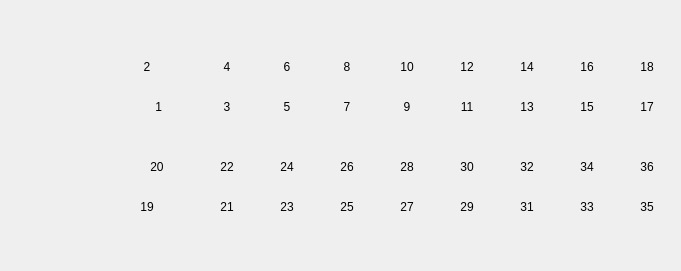
     <widget class="QWidget" name="widget" native="true">
      <property name="geometry">
       <rect>
        <x>10</x>
        <y>190</y>
        <width>681</width>
        <height>271</height>
       </rect>
      </property>
      <property name="styleSheet">
       <string notr="true">image: url(:/recursos/autobusmarco.png);</string>
      </property>
      <widget class="QPushButton" name="pushButton_61">
       <property name="geometry">
        <rect>
         <x>450</x>
         <y>190</y>
         <width>34</width>
         <height>34</height>
        </rect>
       </property>
       <property name="styleSheet">
        <string notr="true">QPushButton {
    image: url(:/recursos/asiento.svg);
    qproperty-iconSize: 64px 64px;
    border: none;
    background: transparent;
}
QPushButton:hover {
    image: url(:/recursos/asientocursor.svg);
}
QPushButton:pressed {
    image: url(:/recursos/asientoseleccionado.svg);
}
QPushButton:checked {
    image: url(:/recursos/asientoseleccionado.svg);
}
self.boton.setDisabled(True)
QPushButton:disabled {
    image: url(:/recursos/asientoocupado.svg);
}</string>
       </property>
       <property name="text">
        <string>29</string>
       </property>
       <property name="checkable">
        <bool>true</bool>
       </property>
      </widget>
      <widget class="QPushButton" name="pushButton_26">
       <property name="geometry">
        <rect>
         <x>270</x>
         <y>190</y>
         <width>34</width>
         <height>34</height>
        </rect>
       </property>
       <property name="styleSheet">
        <string notr="true">QPushButton {
    image: url(:/recursos/asiento.svg);
    qproperty-iconSize: 64px 64px;
    border: none;
    background: transparent;
}
QPushButton:hover {
    image: url(:/recursos/asientocursor.svg);
}
QPushButton:pressed {
    image: url(:/recursos/asientoseleccionado.svg);
}
QPushButton:checked {
    image: url(:/recursos/asientoseleccionado.svg);
}
self.boton.setDisabled(True)
QPushButton:disabled {
    image: url(:/recursos/asientoocupado.svg);
}</string>
       </property>
       <property name="text">
        <string>23</string>
       </property>
       <property name="checkable">
        <bool>true</bool>
       </property>
      </widget>
      <widget class="QPushButton" name="pushButton_28">
       <property name="geometry">
        <rect>
         <x>450</x>
         <y>150</y>
         <width>34</width>
         <height>34</height>
        </rect>
       </property>
       <property name="styleSheet">
        <string notr="true">QPushButton {
    image: url(:/recursos/asiento.svg);
    qproperty-iconSize: 64px 64px;
    border: none;
    background: transparent;
}
QPushButton:hover {
    image: url(:/recursos/asientocursor.svg);
}
QPushButton:pressed {
    image: url(:/recursos/asientoseleccionado.svg);
}
QPushButton:checked {
    image: url(:/recursos/asientoseleccionado.svg);
}
self.boton.setDisabled(True)
QPushButton:disabled {
    image: url(:/recursos/asientoocupado.svg);
}</string>
       </property>
       <property name="text">
        <string>30</string>
       </property>
       <property name="checkable">
        <bool>true</bool>
       </property>
      </widget>
      <widget class="QPushButton" name="pushButton_30">
       <property name="geometry">
        <rect>
         <x>390</x>
         <y>150</y>
         <width>34</width>
         <height>34</height>
        </rect>
       </property>
       <property name="styleSheet">
        <string notr="true">QPushButton {
    image: url(:/recursos/asiento.svg);
    qproperty-iconSize: 64px 64px;
    border: none;
    background: transparent;
}
QPushButton:hover {
    image: url(:/recursos/asientocursor.svg);
}
QPushButton:pressed {
    image: url(:/recursos/asientoseleccionado.svg);
}
QPushButton:checked {
    image: url(:/recursos/asientoseleccionado.svg);
}
self.boton.setDisabled(True)
QPushButton:disabled {
    image: url(:/recursos/asientoocupado.svg);
}</string>
       </property>
       <property name="text">
        <string>28</string>
       </property>
       <property name="checkable">
        <bool>true</bool>
       </property>
      </widget>
      <widget class="QPushButton" name="pushButton_23">
       <property name="geometry">
        <rect>
         <x>270</x>
         <y>150</y>
         <width>34</width>
         <height>34</height>
        </rect>
       </property>
       <property name="styleSheet">
        <string notr="true">QPushButton {
    image: url(:/recursos/asiento.svg);
    qproperty-iconSize: 64px 64px;
    border: none;
    background: transparent;
}
QPushButton:hover {
    image: url(:/recursos/asientocursor.svg);
}
QPushButton:pressed {
    image: url(:/recursos/asientoseleccionado.svg);
}
QPushButton:checked {
    image: url(:/recursos/asientoseleccionado.svg);
}
self.boton.setDisabled(True)
QPushButton:disabled {
    image: url(:/recursos/asientoocupado.svg);
}</string>
       </property>
       <property name="text">
        <string>24</string>
       </property>
       <property name="checkable">
        <bool>true</bool>
       </property>
      </widget>
      <widget class="QPushButton" name="pushButton_16">
       <property name="geometry">
        <rect>
         <x>570</x>
         <y>50</y>
         <width>34</width>
         <height>34</height>
        </rect>
       </property>
       <property name="styleSheet">
        <string notr="true">QPushButton {
    image: url(:/recursos/asiento.svg);
    qproperty-iconSize: 64px 64px;
    border: none;
    background: transparent;
}
QPushButton:hover {
    image: url(:/recursos/asientocursor.svg);
}
QPushButton:pressed {
    image: url(:/recursos/asientoseleccionado.svg);
}
QPushButton:checked {
    image: url(:/recursos/asientoseleccionado.svg);
}
self.boton.setDisabled(True)
QPushButton:disabled {
    image: url(:/recursos/asientoocupado.svg);
}</string>
       </property>
       <property name="text">
        <string>16</string>
       </property>
       <property name="checkable">
        <bool>true</bool>
       </property>
      </widget>
      <widget class="QPushButton" name="pushButton_74">
       <property name="geometry">
        <rect>
         <x>130</x>
         <y>90</y>
         <width>34</width>
         <height>34</height>
        </rect>
       </property>
       <property name="styleSheet">
        <string notr="true">QPushButton {
    image: url(:/recursos/asientoespecial.svg);
    qproperty-iconSize: 64px 64px;
    border: none;
    background: transparent;
}
QPushButton:hover {
    image: url(:/recursos/asientoespecialcursor.svg);
}
QPushButton:pressed {
    image: url(:/recursos/asientoespecialseleccionado.svg);
}
QPushButton:checked {
    image: url(:/recursos/asientoespecialseleccionado.svg);
}
self.boton.setDisabled(True)
QPushButton:disabled {
    image: url(:/recursos/asientoocupado.svg);
}</string>
       </property>
       <property name="text">
        <string>       1</string>
       </property>
       <property name="checkable">
        <bool>true</bool>
       </property>
      </widget>
      <widget class="QPushButton" name="pushButton_8">
       <property name="geometry">
        <rect>
         <x>330</x>
         <y>50</y>
         <width>34</width>
         <height>34</height>
        </rect>
       </property>
       <property name="styleSheet">
        <string notr="true">QPushButton {
    image: url(:/recursos/asiento.svg);
    qproperty-iconSize: 64px 64px;
    border: none;
    background: transparent;
}
QPushButton:hover {
    image: url(:/recursos/asientocursor.svg);
}
QPushButton:pressed {
    image: url(:/recursos/asientoseleccionado.svg);
}
QPushButton:checked {
    image: url(:/recursos/asientoseleccionado.svg);
}
self.boton.setDisabled(True)
QPushButton:disabled {
    image: url(:/recursos/asientoocupado.svg);
}</string>
       </property>
       <property name="text">
        <string>8</string>
       </property>
       <property name="checkable">
        <bool>true</bool>
       </property>
      </widget>
      <widget class="QPushButton" name="pushButton_63">
       <property name="geometry">
        <rect>
         <x>390</x>
         <y>190</y>
         <width>34</width>
         <height>34</height>
        </rect>
       </property>
       <property name="styleSheet">
        <string notr="true">QPushButton {
    image: url(:/recursos/asiento.svg);
    qproperty-iconSize: 64px 64px;
    border: none;
    background: transparent;
}
QPushButton:hover {
    image: url(:/recursos/asientocursor.svg);
}
QPushButton:pressed {
    image: url(:/recursos/asientoseleccionado.svg);
}
QPushButton:checked {
    image: url(:/recursos/asientoseleccionado.svg);
}
self.boton.setDisabled(True)
QPushButton:disabled {
    image: url(:/recursos/asientoocupado.svg);
}</string>
       </property>
       <property name="text">
        <string>27</string>
       </property>
       <property name="checkable">
        <bool>true</bool>
       </property>
      </widget>
      <widget class="QPushButton" name="pushButton_70">
       <property name="geometry">
        <rect>
         <x>630</x>
         <y>150</y>
         <width>34</width>
         <height>34</height>
        </rect>
       </property>
       <property name="styleSheet">
        <string notr="true">QPushButton {
    image: url(:/recursos/asiento.svg);
    qproperty-iconSize: 64px 64px;
    border: none;
    background: transparent;
}
QPushButton:hover {
    image: url(:/recursos/asientocursor.svg);
}
QPushButton:pressed {
    image: url(:/recursos/asientoseleccionado.svg);
}
QPushButton:checked {
    image: url(:/recursos/asientoseleccionado.svg);
}
self.boton.setDisabled(True)
QPushButton:disabled {
    image: url(:/recursos/asientoocupado.svg);
}</string>
       </property>
       <property name="text">
        <string>36</string>
       </property>
       <property name="checkable">
        <bool>true</bool>
       </property>
      </widget>
      <widget class="QPushButton" name="pushButton_66">
       <property name="geometry">
        <rect>
         <x>330</x>
         <y>190</y>
         <width>34</width>
         <height>34</height>
        </rect>
       </property>
       <property name="styleSheet">
        <string notr="true">QPushButton {
    image: url(:/recursos/asiento.svg);
    qproperty-iconSize: 64px 64px;
    border: none;
    background: transparent;
}
QPushButton:hover {
    image: url(:/recursos/asientocursor.svg);
}
QPushButton:pressed {
    image: url(:/recursos/asientoseleccionado.svg);
}
QPushButton:checked {
    image: url(:/recursos/asientoseleccionado.svg);
}
self.boton.setDisabled(True)
QPushButton:disabled {
    image: url(:/recursos/asientoocupado.svg);
}</string>
       </property>
       <property name="text">
        <string>25</string>
       </property>
       <property name="checkable">
        <bool>true</bool>
       </property>
      </widget>
      <widget class="QPushButton" name="pushButton_65">
       <property name="geometry">
        <rect>
         <x>510</x>
         <y>150</y>
         <width>34</width>
         <height>34</height>
        </rect>
       </property>
       <property name="styleSheet">
        <string notr="true">QPushButton {
    image: url(:/recursos/asiento.svg);
    qproperty-iconSize: 64px 64px;
    border: none;
    background: transparent;
}
QPushButton:hover {
    image: url(:/recursos/asientocursor.svg);
}
QPushButton:pressed {
    image: url(:/recursos/asientoseleccionado.svg);
}
QPushButton:checked {
    image: url(:/recursos/asientoseleccionado.svg);
}
self.boton.setDisabled(True)
QPushButton:disabled {
    image: url(:/recursos/asientoocupado.svg);
}</string>
       </property>
       <property name="text">
        <string>32</string>
       </property>
       <property name="checkable">
        <bool>true</bool>
       </property>
      </widget>
      <widget class="QPushButton" name="pushButton_11">
       <property name="geometry">
        <rect>
         <x>510</x>
         <y>50</y>
         <width>34</width>
         <height>34</height>
        </rect>
       </property>
       <property name="styleSheet">
        <string notr="true">QPushButton {
    image: url(:/recursos/asiento.svg);
    qproperty-iconSize: 64px 64px;
    border: none;
    background: transparent;
}
QPushButton:hover {
    image: url(:/recursos/asientocursor.svg);
}
QPushButton:pressed {
    image: url(:/recursos/asientoseleccionado.svg);
}
QPushButton:checked {
    image: url(:/recursos/asientoseleccionado.svg);
}
self.boton.setDisabled(True)
QPushButton:disabled {
    image: url(:/recursos/asientoocupado.svg);
}</string>
       </property>
       <property name="text">
        <string>14</string>
       </property>
       <property name="checkable">
        <bool>true</bool>
       </property>
      </widget>
      <widget class="QPushButton" name="pushButton_69">
       <property name="geometry">
        <rect>
         <x>510</x>
         <y>190</y>
         <width>34</width>
         <height>34</height>
        </rect>
       </property>
       <property name="styleSheet">
        <string notr="true">QPushButton {
    image: url(:/recursos/asiento.svg);
    qproperty-iconSize: 64px 64px;
    border: none;
    background: transparent;
}
QPushButton:hover {
    image: url(:/recursos/asientocursor.svg);
}
QPushButton:pressed {
    image: url(:/recursos/asientoseleccionado.svg);
}
QPushButton:checked {
    image: url(:/recursos/asientoseleccionado.svg);
}
self.boton.setDisabled(True)
QPushButton:disabled {
    image: url(:/recursos/asientoocupado.svg);
}</string>
       </property>
       <property name="text">
        <string>31</string>
       </property>
       <property name="checkable">
        <bool>true</bool>
       </property>
      </widget>
      <widget class="QPushButton" name="pushButton_17">
       <property name="geometry">
        <rect>
         <x>390</x>
         <y>50</y>
         <width>34</width>
         <height>34</height>
        </rect>
       </property>
       <property name="styleSheet">
        <string notr="true">QPushButton {
    image: url(:/recursos/asiento.svg);
    qproperty-iconSize: 64px 64px;
    border: none;
    background: transparent;
}
QPushButton:hover {
    image: url(:/recursos/asientocursor.svg);
}
QPushButton:pressed {
    image: url(:/recursos/asientoseleccionado.svg);
}
QPushButton:checked {
    image: url(:/recursos/asientoseleccionado.svg);
}
self.boton.setDisabled(True)
QPushButton:disabled {
    image: url(:/recursos/asientoocupado.svg);
}</string>
       </property>
       <property name="text">
        <string>10</string>
       </property>
       <property name="checkable">
        <bool>true</bool>
       </property>
      </widget>
      <widget class="QPushButton" name="pushButton_13">
       <property name="geometry">
        <rect>
         <x>510</x>
         <y>90</y>
         <width>34</width>
         <height>34</height>
        </rect>
       </property>
       <property name="styleSheet">
        <string notr="true">QPushButton {
    image: url(:/recursos/asiento.svg);
    qproperty-iconSize: 64px 64px;
    border: none;
    background: transparent;
}
QPushButton:hover {
    image: url(:/recursos/asientocursor.svg);
}
QPushButton:pressed {
    image: url(:/recursos/asientoseleccionado.svg);
}
QPushButton:checked {
    image: url(:/recursos/asientoseleccionado.svg);
}
self.boton.setDisabled(True)
QPushButton:disabled {
    image: url(:/recursos/asientoocupado.svg);
}</string>
       </property>
       <property name="text">
        <string>13</string>
       </property>
       <property name="checkable">
        <bool>true</bool>
       </property>
      </widget>
      <widget class="QPushButton" name="pushButton_73">
       <property name="geometry">
        <rect>
         <x>130</x>
         <y>150</y>
         <width>34</width>
         <height>34</height>
        </rect>
       </property>
       <property name="styleSheet">
        <string notr="true">QPushButton {
    image: url(:/recursos/asientoespecial.svg);
    qproperty-iconSize: 64px 64px;
    border: none;
    background: transparent;
}
QPushButton:hover {
    image: url(:/recursos/asientoespecialcursor.svg);
}
QPushButton:pressed {
    image: url(:/recursos/asientoespecialseleccionado.svg);
}
QPushButton:checked {
    image: url(:/recursos/asientoespecialseleccionado.svg);
}
self.boton.setDisabled(True)
QPushButton:disabled {
    image: url(:/recursos/asientoocupado.svg);
}</string>
       </property>
       <property name="text">
        <string>      20</string>
       </property>
       <property name="checkable">
        <bool>true</bool>
       </property>
      </widget>
      <widget class="QPushButton" name="pushButton_15">
       <property name="geometry">
        <rect>
         <x>570</x>
         <y>90</y>
         <width>34</width>
         <height>34</height>
        </rect>
       </property>
       <property name="styleSheet">
        <string notr="true">QPushButton {
    image: url(:/recursos/asiento.svg);
    qproperty-iconSize: 64px 64px;
    border: none;
    background: transparent;
}
QPushButton:hover {
    image: url(:/recursos/asientocursor.svg);
}
QPushButton:pressed {
    image: url(:/recursos/asientoseleccionado.svg);
}
QPushButton:checked {
    image: url(:/recursos/asientoseleccionado.svg);
}
self.boton.setDisabled(True)
QPushButton:disabled {
    image: url(:/recursos/asientoocupado.svg);
}</string>
       </property>
       <property name="text">
        <string>15</string>
       </property>
       <property name="checkable">
        <bool>true</bool>
       </property>
      </widget>
      <widget class="QPushButton" name="pushButton_6">
       <property name="geometry">
        <rect>
         <x>270</x>
         <y>50</y>
         <width>34</width>
         <height>34</height>
        </rect>
       </property>
       <property name="styleSheet">
        <string notr="true">QPushButton {
    image: url(:/recursos/asiento.svg);
    qproperty-iconSize: 64px 64px;
    border: none;
    background: transparent;
}
QPushButton:hover {
    image: url(:/recursos/asientocursor.svg);
}
QPushButton:pressed {
    image: url(:/recursos/asientoseleccionado.svg);
}
QPushButton:checked {
    image: url(:/recursos/asientoseleccionado.svg);
}
self.boton.setDisabled(True)
QPushButton:disabled {
    image: url(:/recursos/asientoocupado.svg);
}</string>
       </property>
       <property name="text">
        <string>6</string>
       </property>
       <property name="checkable">
        <bool>true</bool>
       </property>
      </widget>
      <widget class="QPushButton" name="pushButton_14">
       <property name="geometry">
        <rect>
         <x>450</x>
         <y>90</y>
         <width>34</width>
         <height>34</height>
        </rect>
       </property>
       <property name="styleSheet">
        <string notr="true">QPushButton {
    image: url(:/recursos/asiento.svg);
    qproperty-iconSize: 64px 64px;
    border: none;
    background: transparent;
}
QPushButton:hover {
    image: url(:/recursos/asientocursor.svg);
}
QPushButton:pressed {
    image: url(:/recursos/asientoseleccionado.svg);
}
QPushButton:checked {
    image: url(:/recursos/asientoseleccionado.svg);
}
self.boton.setDisabled(True)
QPushButton:disabled {
    image: url(:/recursos/asientoocupado.svg);
}</string>
       </property>
       <property name="text">
        <string>11</string>
       </property>
       <property name="checkable">
        <bool>true</bool>
       </property>
      </widget>
      <widget class="QPushButton" name="pushButton_9">
       <property name="geometry">
        <rect>
         <x>330</x>
         <y>90</y>
         <width>34</width>
         <height>34</height>
        </rect>
       </property>
       <property name="styleSheet">
        <string notr="true">QPushButton {
    image: url(:/recursos/asiento.svg);
    qproperty-iconSize: 64px 64px;
    border: none;
    background: transparent;
}
QPushButton:hover {
    image: url(:/recursos/asientocursor.svg);
}
QPushButton:pressed {
    image: url(:/recursos/asientoseleccionado.svg);
}
QPushButton:checked {
    image: url(:/recursos/asientoseleccionado.svg);
}
self.boton.setDisabled(True)
QPushButton:disabled {
    image: url(:/recursos/asientoocupado.svg);
}</string>
       </property>
       <property name="text">
        <string>7</string>
       </property>
       <property name="checkable">
        <bool>true</bool>
       </property>
      </widget>
      <widget class="QPushButton" name="pushButton_68">
       <property name="geometry">
        <rect>
         <x>570</x>
         <y>190</y>
         <width>34</width>
         <height>34</height>
        </rect>
       </property>
       <property name="styleSheet">
        <string notr="true">QPushButton {
    image: url(:/recursos/asiento.svg);
    qproperty-iconSize: 64px 64px;
    border: none;
    background: transparent;
}
QPushButton:hover {
    image: url(:/recursos/asientocursor.svg);
}
QPushButton:pressed {
    image: url(:/recursos/asientoseleccionado.svg);
}
QPushButton:checked {
    image: url(:/recursos/asientoseleccionado.svg);
}
self.boton.setDisabled(True)
QPushButton:disabled {
    image: url(:/recursos/asientoocupado.svg);
}</string>
       </property>
       <property name="text">
        <string>33</string>
       </property>
       <property name="checkable">
        <bool>true</bool>
       </property>
      </widget>
      <widget class="QPushButton" name="pushButton_12">
       <property name="geometry">
        <rect>
         <x>450</x>
         <y>50</y>
         <width>34</width>
         <height>34</height>
        </rect>
       </property>
       <property name="styleSheet">
        <string notr="true">QPushButton {
    image: url(:/recursos/asiento.svg);
    qproperty-iconSize: 64px 64px;
    border: none;
    background: transparent;
}
QPushButton:hover {
    image: url(:/recursos/asientocursor.svg);
}
QPushButton:pressed {
    image: url(:/recursos/asientoseleccionado.svg);
}
QPushButton:checked {
    image: url(:/recursos/asientoseleccionado.svg);
}
self.boton.setDisabled(True)
QPushButton:disabled {
    image: url(:/recursos/asientoocupado.svg);
}</string>
       </property>
       <property name="text">
        <string>12</string>
       </property>
       <property name="checkable">
        <bool>true</bool>
       </property>
      </widget>
      <widget class="QPushButton" name="pushButton_20">
       <property name="geometry">
        <rect>
         <x>630</x>
         <y>90</y>
         <width>34</width>
         <height>34</height>
        </rect>
       </property>
       <property name="styleSheet">
        <string notr="true">QPushButton {
    image: url(:/recursos/asiento.svg);
    qproperty-iconSize: 64px 64px;
    border: none;
    background: transparent;
}
QPushButton:hover {
    image: url(:/recursos/asientocursor.svg);
}
QPushButton:pressed {
    image: url(:/recursos/asientoseleccionado.svg);
}
QPushButton:checked {
    image: url(:/recursos/asientoseleccionado.svg);
}
self.boton.setDisabled(True)
QPushButton:disabled {
    image: url(:/recursos/asientoocupado.svg);
}</string>
       </property>
       <property name="text">
        <string>17</string>
       </property>
       <property name="checkable">
        <bool>true</bool>
       </property>
      </widget>
      <widget class="QPushButton" name="pushButton_10">
       <property name="geometry">
        <rect>
         <x>270</x>
         <y>90</y>
         <width>34</width>
         <height>34</height>
        </rect>
       </property>
       <property name="styleSheet">
        <string notr="true">QPushButton {
    image: url(:/recursos/asiento.svg);
    qproperty-iconSize: 64px 64px;
    border: none;
    background: transparent;
}
QPushButton:hover {
    image: url(:/recursos/asientocursor.svg);
}
QPushButton:pressed {
    image: url(:/recursos/asientoseleccionado.svg);
}
QPushButton:checked {
    image: url(:/recursos/asientoseleccionado.svg);
}
self.boton.setDisabled(True)
QPushButton:disabled {
    image: url(:/recursos/asientoocupado.svg);
}</string>
       </property>
       <property name="text">
        <string>5</string>
       </property>
       <property name="checkable">
        <bool>true</bool>
       </property>
      </widget>
      <widget class="QPushButton" name="pushButton_18">
       <property name="geometry">
        <rect>
         <x>390</x>
         <y>90</y>
         <width>34</width>
         <height>34</height>
        </rect>
       </property>
       <property name="styleSheet">
        <string notr="true">QPushButton {
    image: url(:/recursos/asiento.svg);
    qproperty-iconSize: 64px 64px;
    border: none;
    background: transparent;
}
QPushButton:hover {
    image: url(:/recursos/asientocursor.svg);
}
QPushButton:pressed {
    image: url(:/recursos/asientoseleccionado.svg);
}
QPushButton:checked {
    image: url(:/recursos/asientoseleccionado.svg);
}
self.boton.setDisabled(True)
QPushButton:disabled {
    image: url(:/recursos/asientoocupado.svg);
}</string>
       </property>
       <property name="text">
        <string>9</string>
       </property>
       <property name="checkable">
        <bool>true</bool>
       </property>
      </widget>
      <widget class="QPushButton" name="pushButton_24">
       <property name="geometry">
        <rect>
         <x>570</x>
         <y>150</y>
         <width>34</width>
         <height>34</height>
        </rect>
       </property>
       <property name="styleSheet">
        <string notr="true">QPushButton {
    image: url(:/recursos/asiento.svg);
    qproperty-iconSize: 64px 64px;
    border: none;
    background: transparent;
}
QPushButton:hover {
    image: url(:/recursos/asientocursor.svg);
}
QPushButton:pressed {
    image: url(:/recursos/asientoseleccionado.svg);
}
QPushButton:checked {
    image: url(:/recursos/asientoseleccionado.svg);
}
self.boton.setDisabled(True)
QPushButton:disabled {
    image: url(:/recursos/asientoocupado.svg);
}</string>
       </property>
       <property name="text">
        <string>34</string>
       </property>
       <property name="checkable">
        <bool>true</bool>
       </property>
      </widget>
      <widget class="QPushButton" name="pushButton_67">
       <property name="geometry">
        <rect>
         <x>330</x>
         <y>150</y>
         <width>34</width>
         <height>34</height>
        </rect>
       </property>
       <property name="styleSheet">
        <string notr="true">QPushButton {
    image: url(:/recursos/asiento.svg);
    qproperty-iconSize: 64px 64px;
    border: none;
    background: transparent;
}
QPushButton:hover {
    image: url(:/recursos/asientocursor.svg);
}
QPushButton:pressed {
    image: url(:/recursos/asientoseleccionado.svg);
}
QPushButton:checked {
    image: url(:/recursos/asientoseleccionado.svg);
}
self.boton.setDisabled(True)
QPushButton:disabled {
    image: url(:/recursos/asientoocupado.svg);
}</string>
       </property>
       <property name="text">
        <string>26</string>
       </property>
       <property name="checkable">
        <bool>true</bool>
       </property>
      </widget>
      <widget class="QPushButton" name="pushButton_27">
       <property name="geometry">
        <rect>
         <x>630</x>
         <y>190</y>
         <width>34</width>
         <height>34</height>
        </rect>
       </property>
       <property name="styleSheet">
        <string notr="true">QPushButton {
    image: url(:/recursos/asiento.svg);
    qproperty-iconSize: 64px 64px;
    border: none;
    background: transparent;
}
QPushButton:hover {
    image: url(:/recursos/asientocursor.svg);
}
QPushButton:pressed {
    image: url(:/recursos/asientoseleccionado.svg);
}
QPushButton:checked {
    image: url(:/recursos/asientoseleccionado.svg);
}
self.boton.setDisabled(True)
QPushButton:disabled {
    image: url(:/recursos/asientoocupado.svg);
}</string>
       </property>
       <property name="text">
        <string>35</string>
       </property>
       <property name="checkable">
        <bool>true</bool>
       </property>
      </widget>
      <widget class="QPushButton" name="pushButton_19">
       <property name="geometry">
        <rect>
         <x>630</x>
         <y>50</y>
         <width>34</width>
         <height>34</height>
        </rect>
       </property>
       <property name="styleSheet">
        <string notr="true">QPushButton {
    image: url(:/recursos/asiento.svg);
    qproperty-iconSize: 64px 64px;
    border: none;
    background: transparent;
}
QPushButton:hover {
    image: url(:/recursos/asientocursor.svg);
}
QPushButton:pressed {
    image: url(:/recursos/asientoseleccionado.svg);
}
QPushButton:checked {
    image: url(:/recursos/asientoseleccionado.svg);
}
self.boton.setDisabled(True)
QPushButton:disabled {
    image: url(:/recursos/asientoocupado.svg);
}</string>
       </property>
       <property name="text">
        <string>18</string>
       </property>
       <property name="checkable">
        <bool>true</bool>
       </property>
      </widget>
      <widget class="QPushButton" name="pushButton_75">
       <property name="geometry">
        <rect>
         <x>210</x>
         <y>90</y>
         <width>34</width>
         <height>34</height>
        </rect>
       </property>
       <property name="styleSheet">
        <string notr="true">QPushButton {
    image: url(:/recursos/asiento.svg);
    qproperty-iconSize: 64px 64px;
    border: none;
    background: transparent;
}
QPushButton:hover {
    image: url(:/recursos/asientocursor.svg);
}
QPushButton:pressed {
    image: url(:/recursos/asientoseleccionado.svg);
}
QPushButton:checked {
    image: url(:/recursos/asientoseleccionado.svg);
}
self.boton.setDisabled(True)
QPushButton:disabled {
    image: url(:/recursos/asientoocupado.svg);
}</string>
       </property>
       <property name="text">
        <string>3</string>
       </property>
       <property name="checkable">
        <bool>true</bool>
       </property>
      </widget>
      <widget class="QPushButton" name="pushButton_76">
       <property name="geometry">
        <rect>
         <x>210</x>
         <y>150</y>
         <width>34</width>
         <height>34</height>
        </rect>
       </property>
       <property name="styleSheet">
        <string notr="true">QPushButton {
    image: url(:/recursos/asiento.svg);
    qproperty-iconSize: 64px 64px;
    border: none;
    background: transparent;
}
QPushButton:hover {
    image: url(:/recursos/asientocursor.svg);
}
QPushButton:pressed {
    image: url(:/recursos/asientoseleccionado.svg);
}
QPushButton:checked {
    image: url(:/recursos/asientoseleccionado.svg);
}
self.boton.setDisabled(True)
QPushButton:disabled {
    image: url(:/recursos/asientoocupado.svg);
}</string>
       </property>
       <property name="text">
        <string>22</string>
       </property>
       <property name="checkable">
        <bool>true</bool>
       </property>
      </widget>
      <widget class="QPushButton" name="pushButton_7">
       <property name="geometry">
        <rect>
         <x>130</x>
         <y>50</y>
         <width>34</width>
         <height>34</height>
        </rect>
       </property>
       <property name="styleSheet">
        <string notr="true">QPushButton {
    image: url(:/recursos/asiento.svg);
    qproperty-iconSize: 64px 64px;
    border: none;
    background: transparent;
}
QPushButton:hover {
    image: url(:/recursos/asientocursor.svg);
}
QPushButton:pressed {
    image: url(:/recursos/asientoseleccionado.svg);
}
QPushButton:checked {
    image: url(:/recursos/asientoseleccionado.svg);
}
self.boton.setDisabled(True)
QPushButton:disabled {
    image: url(:/recursos/asientoocupado.svg);
}</string>
       </property>
       <property name="text">
        <string>2</string>
       </property>
       <property name="checkable">
        <bool>true</bool>
       </property>
      </widget>
      <widget class="QPushButton" name="pushButton_21">
       <property name="geometry">
        <rect>
         <x>210</x>
         <y>50</y>
         <width>34</width>
         <height>34</height>
        </rect>
       </property>
       <property name="styleSheet">
        <string notr="true">QPushButton {
    image: url(:/recursos/asiento.svg);
    qproperty-iconSize: 64px 64px;
    border: none;
    background: transparent;
}
QPushButton:hover {
    image: url(:/recursos/asientocursor.svg);
}
QPushButton:pressed {
    image: url(:/recursos/asientoseleccionado.svg);
}
QPushButton:checked {
    image: url(:/recursos/asientoseleccionado.svg);
}
self.boton.setDisabled(True)
QPushButton:disabled {
    image: url(:/recursos/asientoocupado.svg);
}</string>
       </property>
       <property name="text">
        <string>4</string>
       </property>
       <property name="checkable">
        <bool>true</bool>
       </property>
      </widget>
      <widget class="QPushButton" name="pushButton_25">
       <property name="geometry">
        <rect>
         <x>210</x>
         <y>190</y>
         <width>34</width>
         <height>34</height>
        </rect>
       </property>
       <property name="styleSheet">
        <string notr="true">QPushButton {
    image: url(:/recursos/asiento.svg);
    qproperty-iconSize: 64px 64px;
    border: none;
    background: transparent;
}
QPushButton:hover {
    image: url(:/recursos/asientocursor.svg);
}
QPushButton:pressed {
    image: url(:/recursos/asientoseleccionado.svg);
}
QPushButton:checked {
    image: url(:/recursos/asientoseleccionado.svg);
}
self.boton.setDisabled(True)
QPushButton:disabled {
    image: url(:/recursos/asientoocupado.svg);
}</string>
       </property>
       <property name="text">
        <string>21</string>
       </property>
       <property name="checkable">
        <bool>true</bool>
       </property>
      </widget>
      <widget class="QPushButton" name="pushButton_31">
       <property name="geometry">
        <rect>
         <x>130</x>
         <y>190</y>
         <width>34</width>
         <height>34</height>
        </rect>
       </property>
       <property name="styleSheet">
        <string notr="true">QPushButton {
    image: url(:/recursos/asiento.svg);
    qproperty-iconSize: 64px 64px;
    border: none;
    background: transparent;
}
QPushButton:hover {
    image: url(:/recursos/asientocursor.svg);
}
QPushButton:pressed {
    image: url(:/recursos/asientoseleccionado.svg);
}
QPushButton:checked {
    image: url(:/recursos/asientoseleccionado.svg);
}
self.boton.setDisabled(True)
QPushButton:disabled {
    image: url(:/recursos/asientoocupado.svg);
}</string>
       </property>
       <property name="text">
        <string>19</string>
       </property>
       <property name="checkable">
        <bool>true</bool>
       </property>
      </widget>
     </widget>
